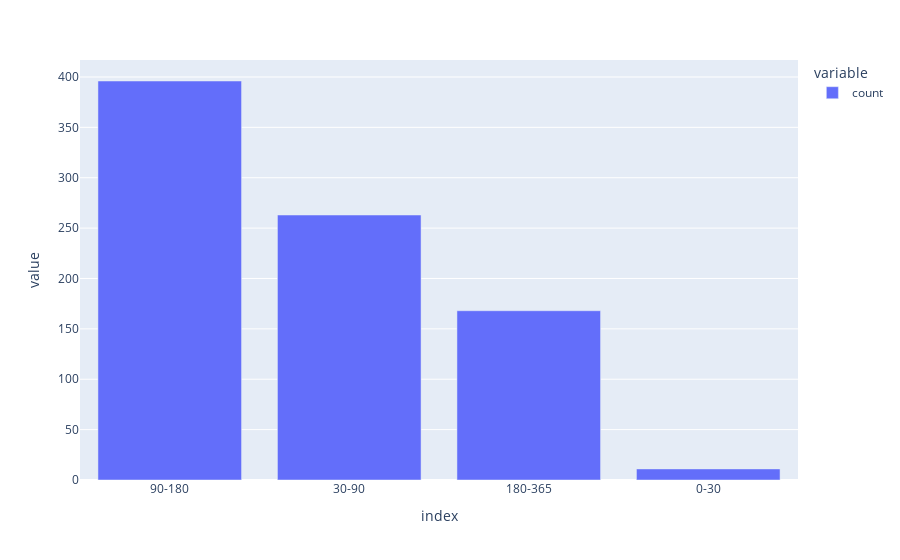

Notebook cell for this chart:
### Markdown cell above
### 9. Постройте интерактивный график этих категорий с количеством уникальных клиентов в них.

### Code cell
px.bar(data_frame=creation_difference_group)

### Figure 1 — Plotly figure (JSON) as saved in the notebook; plotly's stock layout.template omitted (floating-point values rounded to 4 significant figures)
{"data": [{"alignmentgroup": "True", "hovertemplate": "variable=count<br>index=%{x}<br>value=%{y}<extra></extra>", "legendgroup": "count", "marker": {"color": "#636efa", "pattern": {"shape": ""}}, "name": "count", "offsetgroup": "count", "orientation": "v", "showlegend": true, "textposition": "auto", "x": ["90-180", "30-90", "180-365", "0-30"], "xaxis": "x", "y": [396, 263, 168, 11], "yaxis": "y", "type": "bar"}], "layout": {"xaxis": {"anchor": "y", "domain": [0.0, 1.0], "title": {"text": "index"}}, "yaxis": {"anchor": "x", "domain": [0.0, 1.0], "title": {"text": "value"}}, "legend": {"title": {"text": "variable"}, "tracegroupgap": 0}, "margin": {"t": 60}, "barmode": "relative"}}
